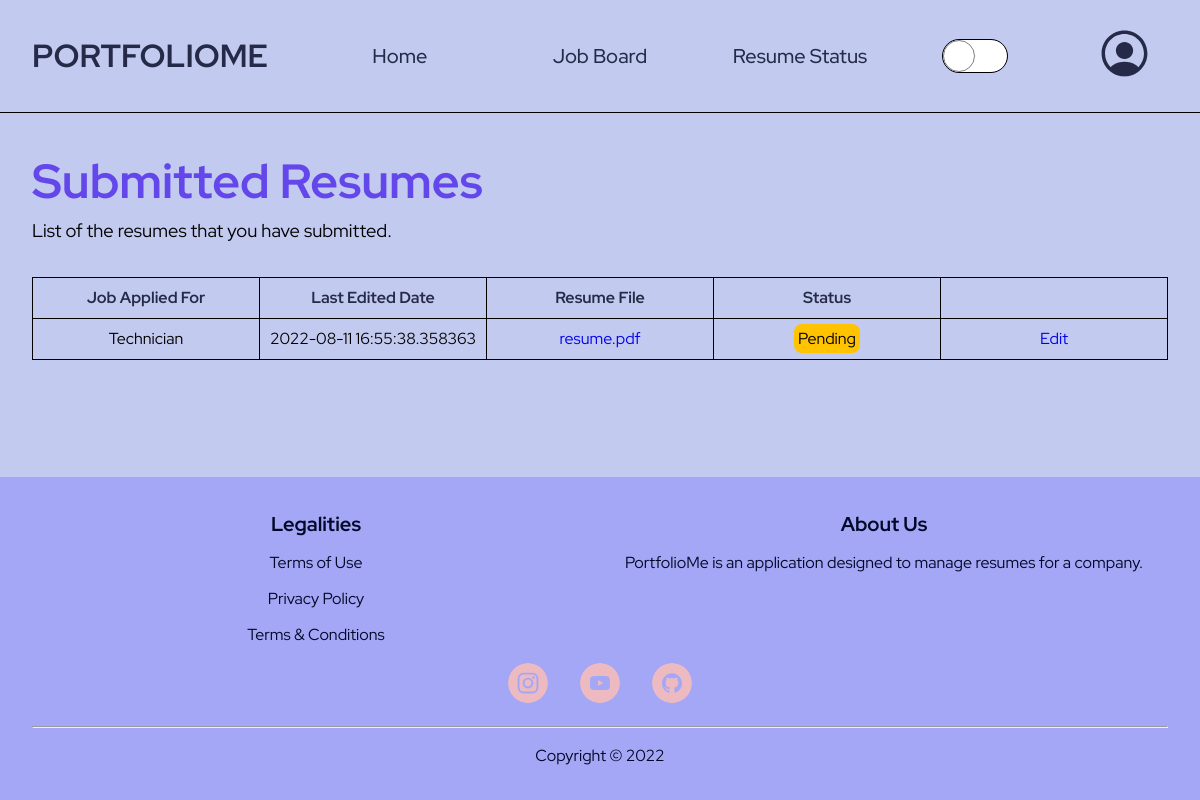
The page /resume_status (signed in) on the database as committed earlier.
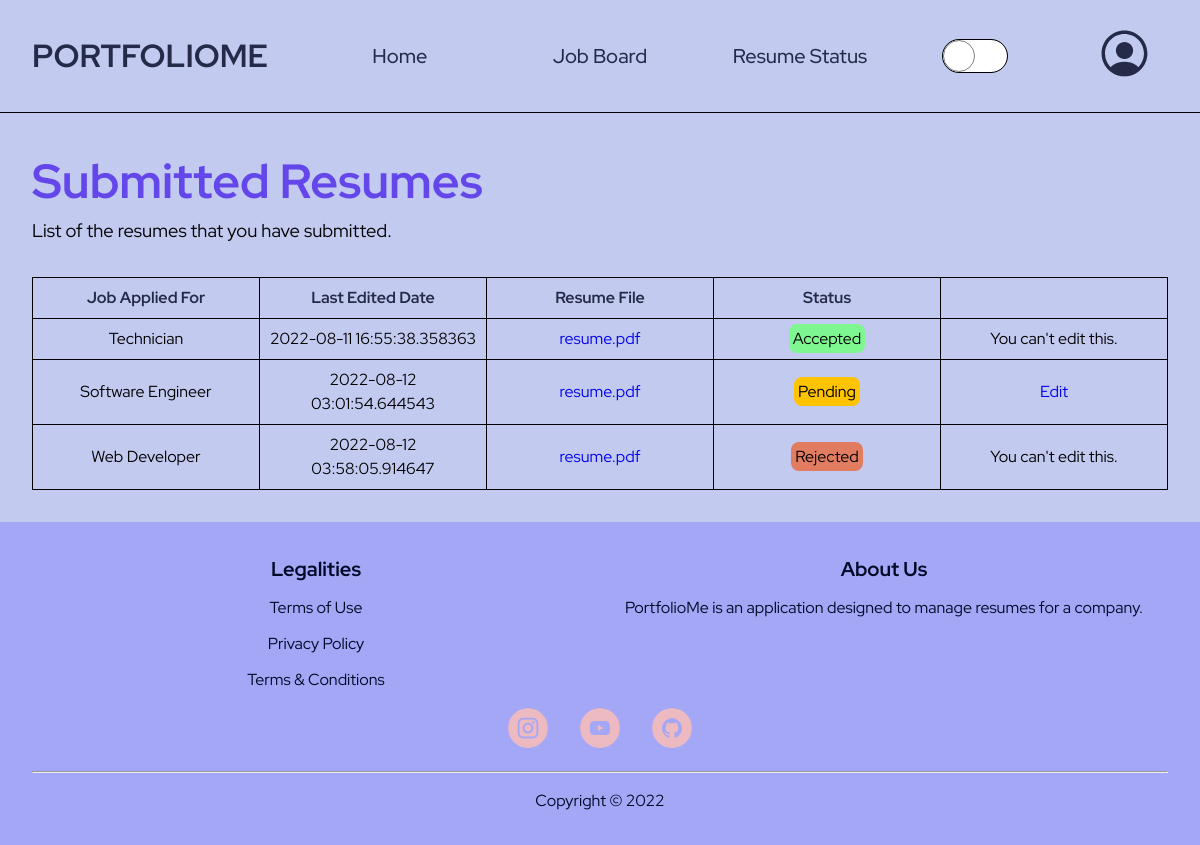
The same page on the database as committed later.
### PortfolioMe/models.py (models this page shows, shortened)
class JobBoard(db.Model):
    __tablename__ = 'jobboard'
    id = db.Column(db.Integer, primary_key=True)
    name = db.Column(db.String(50), nullable=False)
    highlights = db.Column(db.String(200), nullable=False)
    description = db.Column(db.Text, nullable=False)
    department = db.Column(db.String(50), nullable=False)
    min_salary = db.Column(db.Float, nullable=False)
    max_salary = db.Column(db.Float, nullable=False)
    position_level = db.Column(db.String(20), nullable=False)
    years_of_experience = db.Column(db.String(10), nullable=False)
    job_type = db.Column(db.String(10), nullable=False)
    specializations = db.Column(db.String(50), nullable=False)
    job_image = db.Column(db.String(50), nullable=False)
    resumes_submitted_list = db.relationship(
        'Resume', backref='associated_job_board', lazy=True)

class Resume(db.Model):
    __tablename__ = 'resume'
    id = db.Column(db.Integer, primary_key=True)
    applicant_details = db.Column(db.Text, unique=False, nullable=False)
    date_edited = db.Column(db.DateTime, unique=False, nullable=False,
                            default=datetime.utcnow)
    is_bookmarked = db.Column(db.Boolean, unique=False,
                              nullable=False, default=False)
    is_hired = db.Column(db.Boolean, unique=False,
                         nullable=False, default=False)
    status = db.Column(db.String(20), unique=False,
                       nullable=False, default="Pending")
    image = db.Column(db.String(50), unique=False, nullable=False)
    additional_documents = db.Column(db.Text, unique=False, default="")
    applicant_id = db.Column(db.Integer, db.ForeignKey(
        'applicant.id'), nullable=False)
    job_id = db.Column(db.Integer, db.ForeignKey(
        'jobboard.id'), nullable=False)
    resume_details_ref = db.relationship(
        'Resume_Details', backref='associated_resume', uselist=False)

### PortfolioMe/client/routes.py (the view)
@client.route("/resume_status")
@login_required
def resume_status():
    resumes = Resume.query.filter_by(applicant_id=current_user.id).all()
    jobs = JobBoard.query.filter(JobBoard.resumes_submitted_list.any(
        applicant_id=current_user.id)).all()
    return render_template("client/resume_status.html", resumes=resumes, jobs=jobs)

### PortfolioMe/models.py (called while the page is built)
@login_manager.user_loader
def load_user(user_id):
    applicant = Applicant.query.get(int(user_id))
    if applicant.status != "Active":
        return None and logout_user
    return applicant

### PortfolioMe/templates/client/resume_status.html (shortened to what this page needs)
{% extends "layout/base.html" %}  {% block css %}
<link
    rel="stylesheet"
    href="{{ url_for('static', filename='css/client/resume_status.css') }}"
/>{% endblock %} {% block content %}
<main class="resume-list-container">
    <div class="resume-list-header">
        <h1>Submitted Resumes</h1>
        <p>List of the resumes that you have submitted.</p>
    </div>
    <div class="table-container">
        <table>
            <thead>
                <tr>
                    <th>Job Applied For</th>
                    <th>Last Edited Date</th>
                    <th>Resume File</th>
                    <th>Status</th>
                    <th></th>
                </tr>
            </thead>
            {% if resume is not none %} {% for resume in resumes %}
            <tbody>
                <tr>
                    <td>
                        {% for job in jobs %} {% if job.id == resume.job_id %}
                        {{ job.name }} {% endif %} {% endfor %}
                    </td>
                    <td>{{ resume.date_edited }}</td>
                    <td>
                        <a
                            href="{{ url_for('static', filename='resumes/' + resume.image) }}"
                            target="_blank"
                            >resume.pdf</a
                        >
                    </td>
                    <td>
                        {% if resume.status == "Accepted" %}
                        <span style="background-color: hsl(var(--green))"
                            >Accepted</span
                        >
                        {% elif resume.status == "Rejected" %}
                        <span style="background-color: hsl(var(--red))"
                            >Rejected</span
                        >
                        {% elif resume.status == "Pending" %}
                        <span style="background-color: hsl(var(--yellow))"
                            >Pending</span
                        >
                        {% elif resume.status == "Keep In View" %}
                        <span style="background-color: hsl(var(--accent-blue))"
                            >Keep In View</span
                        >
                        {% endif %}
                    </td>
                    <td>
                        {% if resume.status == "Pending" %}
                        <a
                            class="edit-resume-details-btn"
                            target="_blank"
                            href="{{ url_for('client.upload_resume_details', job_id=resume.job_id, resume_details_id=resume.resume_details_ref.id) }}"
                            >Edit</a
                        >
                        {% else %} You can't edit this. {% endif %}
                    </td>
                </tr>
            </tbody>
            {% endfor %} {% endif %}
        </table>
    </div>
</main>
{% endblock %}

### PortfolioMe/templates/layout/base.html (shortened to what this page needs)
<!DOCTYPE html>
<html lang="en">
    <head>
        <link
            rel="stylesheet"
            href="{{ url_for('static', filename='css/layout/base.css') }}"
        />
        <link
            rel="stylesheet"
            href="{{ url_for('static', filename='css/layout/reset.css') }}"
        />
        {% block css %} {% endblock %}
    </head>
    <body>
        <header>
            <div class="logo">
                <a href="{{ url_for('main.home') }}">PortfolioMe</a>
            </div>
            <nav class="navigation-bar">
                <ul>
                    {% if current_user.is_authenticated %}
                    <li>
                        <a href="{{ url_for('main.home') }}">Home</a>
                    </li>
                    <li>
                        <a href="{{ url_for('client.job_board') }}"
                            >Job Board</a
                        >
                    </li>
                    <li>
                        <a href="{{ url_for('client.resume_status') }}"
                            >Resume Status</a
                        >
                    </li>
                    {% endif %}
                </ul>
            </nav>
            <div class="toggle-dark-light-mode">
            </div>
            {% if current_user.is_authenticated %}
            <div class="profile-container">
                <button id="profile">
                </button>
            </div>
            {% else %}
            <div class="authentication-box">
                <a href="{{ url_for('auth.login') }}" class="login-btn"
                    >Login</a
                >
            </div>
            {% endif %}
        </header>
        {% block content %} {% endblock %}
        <footer>
            <div class="legalities">
                <h4>Legalities</h4>
                <a href="#">Terms of Use</a>
                <a href="#">Privacy Policy</a>
                <a href="#">Terms &amp; Conditions</a>
            </div>
            <div class="about-us">
                <h4>About Us</h4>
                <p>
                    PortfolioMe is an application designed to manage resumes for
                    a company.
                </p>
            </div>
            <div class="icons">
                <a href="#"
                    >
                </a>
                <a href="#"
                    >
                </a>
                <a href="#"
                    >
                </a>
            </div>
            <hr />
            <div class="copyright">Copyright &copy; 2022</div>
        </footer>
    </body>
</html>

### PortfolioMe/static/css/layout/base.css (style rules this page uses)
body { display: grid; grid-template-rows: auto 1fr auto; }
header { background-color: hsl(var(--light-blue)); display: grid; grid-template-columns: 1fr 4fr 1fr 1fr; border-bottom: 1px solid black; }
.logo { padding: 2em; }
.logo > a { font-size: 2rem; text-transform: uppercase; color: hsl(var(--dark-blue)); font-weight: 700; }
.navigation-bar > ul { display: flex; justify-content: space-around; align-items: center; height: 100%; list-style: none; }
.navigation-bar li { position: relative; width: 100%; height: 100%; }
.navigation-bar li::after { content: ''; display: block; height: 3px; width: 0; background-color: hsl(var(--dark-blue)); position: absolute; bottom: 0; transition: width 200ms ease-in-out; }
.navigation-bar a { font-size: 1.25rem; color: hsl(var(--dark-blue)); font-weight: 500; width: 100%; height: 100%; display: flex; justify-content: center; align-items: center; }
.toggle-dark-light-mode { display: flex; justify-content: center; align-items: center; }
.toggle-dark-light-mode { user-select: none; }
:root { --width: 4rem; }
.profile-container { display: grid; place-items: center; }
.profile-container > button { border-radius: 100%; outline: none; background-color: transparent; border: none; cursor: pointer; position: relative; }
footer { display: grid; grid-template-columns: repeat(2, 1fr); grid-template-areas: 'Legalities AboutUs' 'Icons Icons' 'Lining Lining' 'Copyright Copyright'; row-gap: 1rem; background-color: hsl(237, 80%, 80%); color: hsl(var(--pure-white)); padding: 2rem; }
footer .legalities, footer .about-us { display: flex; flex-direction: column; align-items: center; row-gap: 0.75rem; }
.legalities { grid-area: Legalities; }
.about-us { grid-area: AboutUs; }
.legalities h4, .about-us h4 { font-size: 1.25rem; }
.legalities h4, .about-us h4, .legalities a, .about-us p, .copyright { color: hsl(var(--blue-shade)); }
footer .icons, footer .copyright { display: flex; justify-content: center; column-gap: 2rem; }
.icons { grid-area: Icons; }
.icons svg { border-radius: 100%; }
.copyright { grid-area: Copyright; }
footer hr { grid-area: Lining; }

### PortfolioMe/static/css/client/resume_status.css (style rules this page uses)
.resume-list-container { background-color: hsl(var(--light-blue)); padding: 2rem; }
.resume-list-header h1 { color: hsl(var(--accent-blue)); font-size: 3rem; }
.resume-list-header p { font-size: 1.15rem; }
.table-container { margin-top: 2rem; }
table { width: 100%; table-layout: fixed; }
table, th, td { border: 1px solid black; border-collapse: collapse; }
th, td { padding: 0.5rem; }
th { color: hsl(var(--dark-blue)); }
td:first-child { overflow: hidden; white-space: nowrap; text-overflow: ellipsis; }
td { text-align: center; }
td span { padding: 0.25rem; border-radius: 0.5rem; }

Rows that differ between the two databases and show on the page:
changed Resume (number 1 of 3 on the later page): status "Pending Edit" → "Accepted You can't edit this."
added Resume: date_edited "2022-08-12 03:01:54.644543", status "Pending"
now on this page (row edited): JobBoard: name "Software Engineer", shown under "2022-08-12 03:01:54.644543"
added Resume: date_edited "2022-08-12 03:58:05.914647", status "Rejected"
now on this page (row unchanged): JobBoard: name "Web Developer", shown under "2022-08-12 03:58:05.914647"
